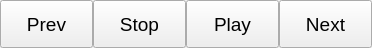
<?xml version="1.0" encoding="UTF-8"?>
<ui version="4.0">
 <class>WAudioPlayer</class>
 <widget class="QWidget" name="WAudioPlayer">
  <property name="geometry">
   <rect>
    <x>0</x>
    <y>0</y>
    <width>372</width>
    <height>48</height>
   </rect>
  </property>
  <property name="sizePolicy">
   <sizepolicy hsizetype="Preferred" vsizetype="Fixed">
    <horstretch>0</horstretch>
    <verstretch>0</verstretch>
   </sizepolicy>
  </property>
  <property name="minimumSize">
   <size>
    <width>0</width>
    <height>48</height>
   </size>
  </property>
  <property name="maximumSize">
   <size>
    <width>16777215</width>
    <height>48</height>
   </size>
  </property>
  <property name="windowTitle">
   <string>Form</string>
  </property>
  <layout class="QHBoxLayout" name="horizontalLayout">
   <property name="spacing">
    <number>0</number>
   </property>
   <property name="leftMargin">
    <number>0</number>
   </property>
   <property name="topMargin">
    <number>0</number>
   </property>
   <property name="rightMargin">
    <number>0</number>
   </property>
   <property name="bottomMargin">
    <number>0</number>
   </property>
   <item>
    <widget class="QPushButton" name="previousButton">
     <property name="minimumSize">
      <size>
       <width>0</width>
       <height>48</height>
      </size>
     </property>
     <property name="maximumSize">
      <size>
       <width>16777215</width>
       <height>48</height>
      </size>
     </property>
     <property name="font">
      <font>
       <pointsize>14</pointsize>
      </font>
     </property>
     <property name="text">
      <string>Prev</string>
     </property>
     <property name="icon">
      <iconset resource="../resources/resources.qrc">
       <normaloff>:/icons/prev.svg</normaloff>:/icons/prev.svg</iconset>
     </property>
    </widget>
   </item>
   <item>
    <widget class="QPushButton" name="stopButton">
     <property name="minimumSize">
      <size>
       <width>0</width>
       <height>48</height>
      </size>
     </property>
     <property name="maximumSize">
      <size>
       <width>16777215</width>
       <height>48</height>
      </size>
     </property>
     <property name="font">
      <font>
       <pointsize>14</pointsize>
      </font>
     </property>
     <property name="text">
      <string>Stop</string>
     </property>
     <property name="icon">
      <iconset resource="../resources/resources.qrc">
       <normaloff>:/icons/stop.svg</normaloff>:/icons/stop.svg</iconset>
     </property>
    </widget>
   </item>
   <item>
    <widget class="QPushButton" name="playButton">
     <property name="minimumSize">
      <size>
       <width>0</width>
       <height>48</height>
      </size>
     </property>
     <property name="maximumSize">
      <size>
       <width>16777215</width>
       <height>48</height>
      </size>
     </property>
     <property name="font">
      <font>
       <pointsize>14</pointsize>
      </font>
     </property>
     <property name="text">
      <string>Play</string>
     </property>
     <property name="icon">
      <iconset resource="../resources/resources.qrc">
       <normaloff>:/icons/play.svg</normaloff>:/icons/play.svg</iconset>
     </property>
    </widget>
   </item>
   <item>
    <widget class="QPushButton" name="nextButton">
     <property name="minimumSize">
      <size>
       <width>0</width>
       <height>48</height>
      </size>
     </property>
     <property name="maximumSize">
      <size>
       <width>16777215</width>
       <height>48</height>
      </size>
     </property>
     <property name="font">
      <font>
       <pointsize>14</pointsize>
      </font>
     </property>
     <property name="text">
      <string>Next</string>
     </property>
     <property name="icon">
      <iconset resource="../resources/resources.qrc">
       <normaloff>:/icons/next.svg</normaloff>:/icons/next.svg</iconset>
     </property>
    </widget>
   </item>
  </layout>
 </widget>
 <tabstops>
  <tabstop>previousButton</tabstop>
  <tabstop>stopButton</tabstop>
  <tabstop>playButton</tabstop>
  <tabstop>nextButton</tabstop>
 </tabstops>
 <resources>
  <include location="../resources/resources.qrc"/>
 </resources>
 <connections/>
</ui>
